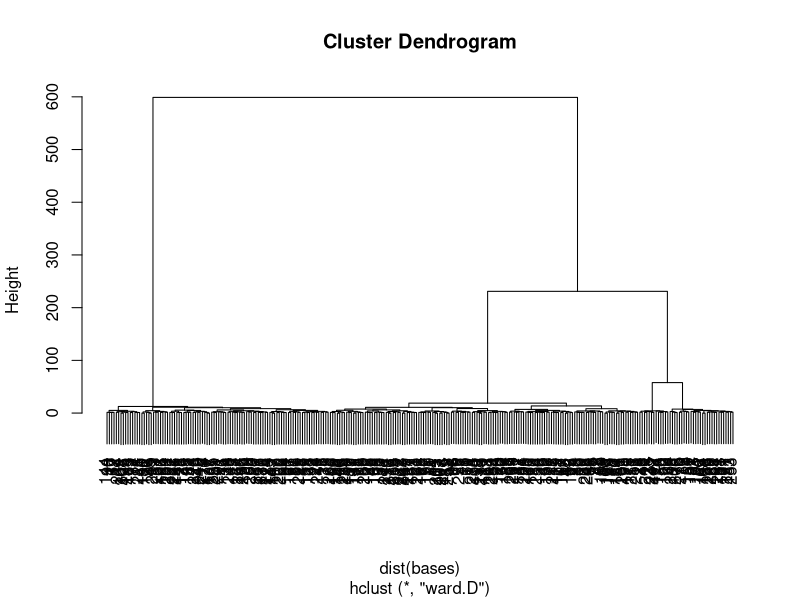
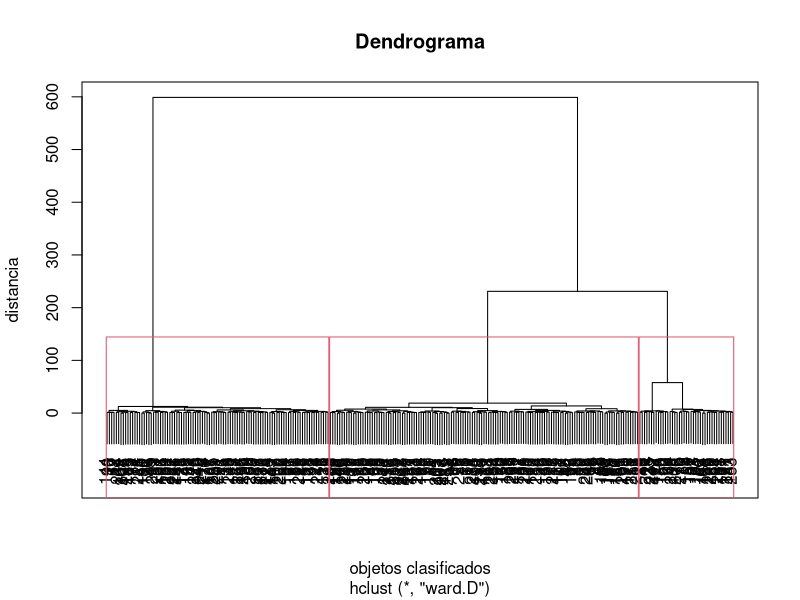
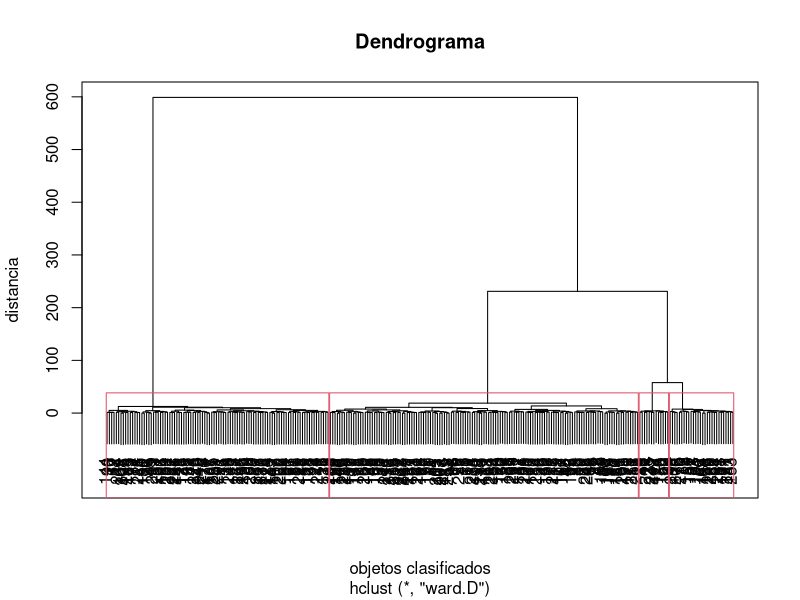
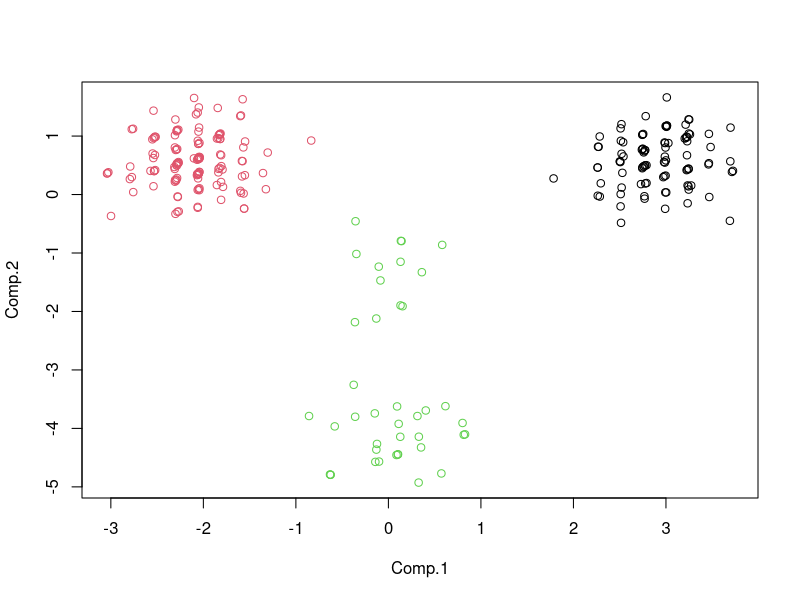
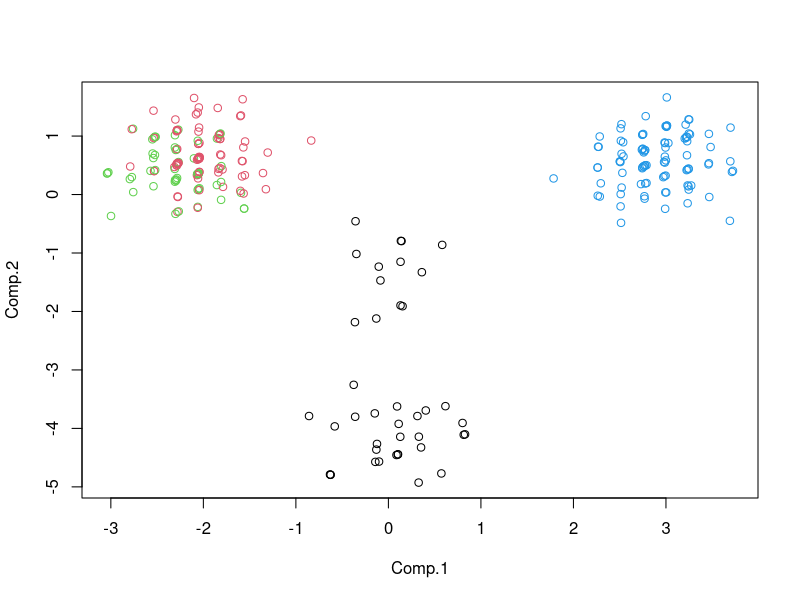
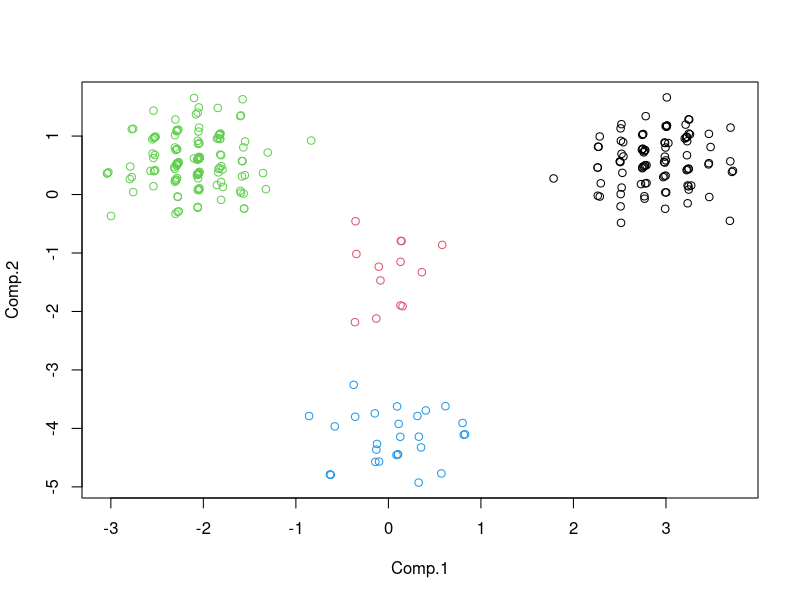
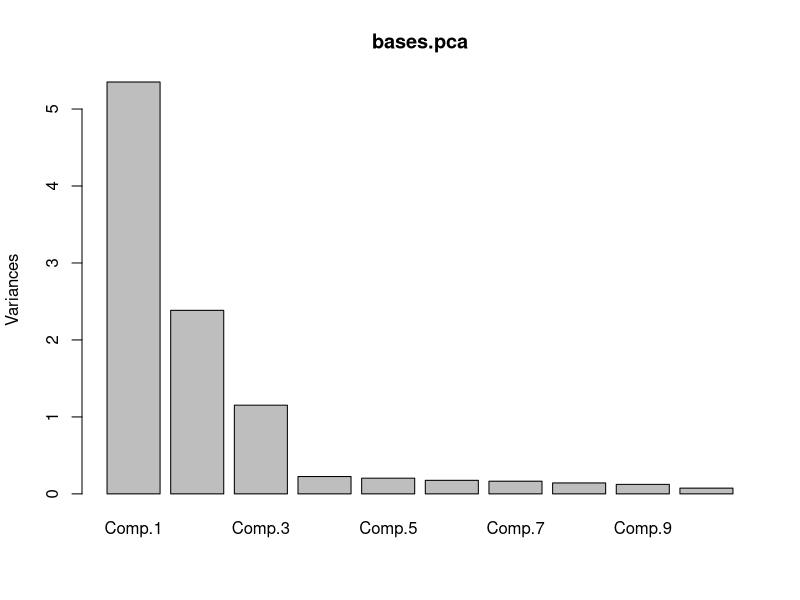
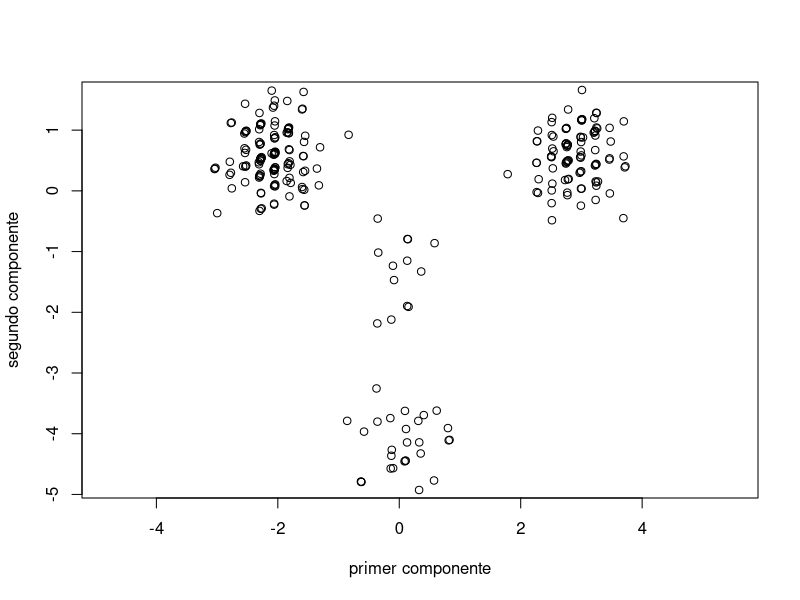

These charts were generated, in order, by the following R code: (Note: this script raises an error after producing the figures.)

#lecutra de datos
getwd()
#"hospital/hospital.txt"
kchospital <- read.table('hospital/hospital.txt', header=T)
#"../hospital/hospital.prefs.txt"
kcprefs <- read.table("hospital/hospital.prefs.txt", header=T)
names(kchospital)
head(kchospital)
names(kcprefs)
#Selección bases
bases <- kchospital[,c(11:20)]
names(bases)

#Aglomeración jerárquica
#library(cluster)
bases.hclust<-hclust(dist(bases), method="ward")
plot(bases.hclust)

plot(bases.hclust, main="Dendrograma",ylab="distancia",xlab="objetos clasificados",frame.plot=TRUE)
rect.hclust(bases.hclust, k=3, border=2)

plot(bases.hclust, main="Dendrograma",ylab="distancia",xlab="objetos clasificados",frame.plot=TRUE)
rect.hclust(bases.hclust, k=4, border=2)
#partición
bases.kmeans3<-kmeans(bases, 3)

#Visualización del resultado

library(MASS)
bases.pca<-princomp(bases, cor=T)
bases.puntos<-predict(bases.pca)
plot(bases.puntos[,1:2], col=bases.kmeans3$cluster)
#repetimos con 4 grupos
bases.kmeans4<-kmeans(bases, 4)
plot(bases.puntos[,1:2], col=bases.kmeans4$cluster)
centros4<-tapply(as.matrix(bases), list(rep(cutree(bases.hclust, 4), ncol(as.matrix(bases))),col(as.matrix(bases))),mean)
options(digits=3)
centros4
bases.kmeans4<-kmeans(bases, centros4)
plot(bases.puntos[,1:2], col=bases.kmeans4$cluster)

##¿Existe correlación entre las variables? Cambio de variables o construcción de las nuevas bases de segmentación

cor(bases)

library(MASS)
bases.pca<-princomp(bases, cor=T)
summary(bases.pca)
bases.pca
bases.puntos<-predict(bases.pca)
bases.pca$loadings
screeplot(bases.pca)
bases.puntos<-predict(bases.pca)
eqscplot(bases.puntos, xlab="primer componente", ylab="segundo componente")


kchospital$PC1<-bases.puntos[,1]
kchospital$PC2<-bases.puntos[,2]
kchospital$PC3<-bases.puntos[,3]

#Repetimos el proceso con las nuevas bases de segmentación

bases.puntos.hclust<-hclust(dist(bases.puntos[,1:3]), method="ward")
plot(bases.puntos.hclust)

head(cutree(bases.puntos.hclust, 4))

bases.puntos3<-bases.puntos[,1:3]
head(bases.puntos3)

plot(bases.puntos.hclust, main="Dendrograma PCA",labels=FALSE,ylab="distancia",xlab="objetos clasificados",frame.plot=TRUE)
rect.hclust(bases.puntos.hclust, k=4, border=2)

?kmeans
bases.puntos.kmeans<-kmeans(bases.puntos3, 4)
bases.puntos.kmeans$cluster

plot(bases.puntos[,1:2], col=bases.puntos.kmeans$cluster)
points(bases.puntos.kmeans$centers, col=1:2,pch=8)

##¿Podemos mejorar la partición utilizando los centros iniciales proporcionados por el algoritmo de aglomeración jerárquica?

centros.puntos4<-tapply(bases.puntos3, list(rep(cutree(bases.puntos.hclust, 4),ncol(bases.puntos3)),col(bases.puntos3)),mean)
centros.puntos4

bases.puntos.kmeans4.c<-kmeans(bases.puntos3, centros.puntos4)

plot(bases.puntos[,1:2], col=bases.puntos.kmeans4.c$cluster)
points(bases.puntos.kmeans4.c$centers,col=1:2, pch=8)

#Procedimiento paquete cluster
library(cluster)
bases.cluster<-clara(bases, 2, metric="euclidean")
plot(bases.cluster)
clusplot(bases.cluster)

bases.cluster3<-clara(bases, 3, metric="euclidean")
bases.cluster4<-clara(bases, 4, metric="euclidean")
bases.cluster5<-clara(bases, 5, metric="euclidean")

names(bases.cluster)
bases.cluster$silinfo$avg.width
bases.cluster3$silinfo$avg.width
bases.cluster4$silinfo$avg.width
bases.cluster5$silinfo$avg.width

#con componentes principales

bases.puntos.cluster<-clara(bases.puntos[,1:3],2,metric="euclidean")

bases.puntos.cluster3<-clara(bases.puntos[,1:3],3,metric="euclidean")

bases.puntos.cluster4<-clara(bases.puntos[,1:3],4,metric="euclidean")

bases.puntos.cluster5<-clara(bases.puntos[,1:3],5,metric="euclidean")

clusplot(bases.puntos.cluster)
clusplot(bases.puntos.cluster3)
clusplot(bases.puntos.cluster4)
clusplot(bases.puntos.cluster5)

bases.puntos.cluster$silinfo$avg.width
bases.puntos.cluster3$silinfo$avg.width
bases.puntos.cluster4$silinfo$avg.width
bases.puntos.cluster5$silinfo$avg.width

kchospital$clusterpca<-bases.puntos.cluster4$clustering

plot(bases.puntos[,1:2], col=bases.cluster4$clustering)
plot(bases.puntos[,1:2], col=bases.puntos.cluster4$clustering)

plot(bases.puntos[,1:2], col=bases.cluster3$clustering)
plot(bases.puntos[,1:2], col=bases.puntos.cluster3$clustering)


write.table(kchospital, "kcclas.dat", quote = FALSE, sep = ",", row.names=F)

#identificación  segmentos

names(kchospital)

library(plyr)
library(dplyr)
descriptores<-kchospital[,c(43:47)]
head(descriptores) 

class(descriptores$SEXO)
descriptores$SEXO<-as.factor(descriptores$SEXO)
summary(descriptores$SEXO)

class(descriptores$ESTADOMA)
descriptores$ESTADOMA<-as.factor(descriptores$ESTADOMA)
summary(descriptores$ESTADOMA)

class(descriptores$EDAD)
descriptores$EDAD<-as.factor(descriptores$EDAD)
summary(descriptores$EDAD)

class(descriptores$NIVELEDU)
descriptores$NIVELEDU<-as.factor(descriptores$NIVELEDU)
summary(descriptores$NIVELEDU)

class(descriptores$INGRESOS)
descriptores$INGRESOS<-as.factor(descriptores$INGRESOS)
summary(descriptores$INGRESOS)

descriptores$SEXO <- revalue(descriptores$SEXO, c("0" ="Mujer", "1" = "Hombre"))
descriptores$ESTADOMA <- revalue(descriptores$ESTADOMA, c("0" ="Casado", "10"="Soltero", "1" = "Otro"))
descriptores$EDAD <- revalue(descriptores$EDAD, c("0" ="<=25 años", "1"="55+", "10"="41-55", "100" = "26-40"))
descriptores$NIVELEDU <- revalue(descriptores$NIVELEDU, c("0" ="ESO", "1"="Graduado Univ.", "10"="Bachillerato +", "100" = "Bachillerato"))
descriptores$INGRESOS <- revalue(descriptores$INGRESOS, c("0" ="<=$100000", "1"="$60000+", "10"="$40001-60000", "100" = "$30001-40000", "1000"="$20001-30000", "10000"= "$10001-20000"))

#Mostrar datos según segmento
#descriptores %>%
#  group_by(bases.puntos.cluster4$clustering) %>% #no es necesario especificar los descriptores
#  summarize(Sexo= mean(SEXO), Estado.Marital = mean(ESTADOMA), Edad = mean(EDAD), Nivel.Educativo = mean(NIVELEDU), N = length(descriptores))

options(digits=3)
descritores.tabla.sexo<-t(prop.table(table(bases.puntos.cluster4$clustering, descriptores$SEXO)))
t(prop.table(table(bases.puntos.cluster4$clustering, descriptores$ESTADOMA)))
t(prop.table(table(bases.puntos.cluster4$clustering, descriptores$EDAD)))
t(prop.table(table(bases.puntos.cluster4$clustering, descriptores$NIVELEDU)))
t(prop.table(table(bases.puntos.cluster4$clustering, descriptores$INGRESOS)))
library(xtable)
xtabs(bases.puntos.cluster4$clustering, descriptores$ESTADOMA)

# Revisar, no funciona
descriptores.tabla <-rbind(c(
  t(prop.table(table(bases.puntos.cluster4$clustering, descriptores$SEXO))),
  t(prop.table(table(bases.puntos.cluster4$clustering, descriptores$ESTADOMA))),
  t(prop.table(table(bases.puntos.cluster4$clustering, descriptores$EDAD))),
  t(prop.table(table(bases.puntos.cluster4$clustering, descriptores$NIVELEDU))),
  t(prop.table(table(bases.puntos.cluster4$clustering, descriptores$INGRESOS)))
  )
  )
descriptores.tabla

descriptores.tabla<- list( 
t(prop.table(table(bases.puntos.cluster4$clustering, descriptores$SEXO))),
t(prop.table(table(bases.puntos.cluster4$clustering, descriptores$ESTADOMA))),
t(prop.table(table(bases.puntos.cluster4$clustering, descriptores$EDAD))),
t(prop.table(table(bases.puntos.cluster4$clustering, descriptores$NIVELEDU))),
t(prop.table(table(bases.puntos.cluster4$clustering, descriptores$INGRESOS)))
)
descriptores.tabla[2]
do.call(rbind, descriptores.tabla)

library(DiagrammeR)
diagrama.causalidad <-DiagrammeR("
  graph BT;
    Cuidado.especializado --> Ventaja.competitiva;
    Ventaja.competitiva --> Reconocimiento;
    Reconocimiento -->Preferencia;
    Preferencia --> Tasa.de.ocupacion;
    Tasa.de.ocupacion--> Beneficio;
")
diagrama.causalidad

names(kchospital)
hospital.utilizado <- kchospital[,c(2:10)]
str(hospital.utilizado)
hospital.utilizado %>%
summarize(Kc= sum(KCMATER), B = sum(HB), C = sum(HC), D = sum(HD))
